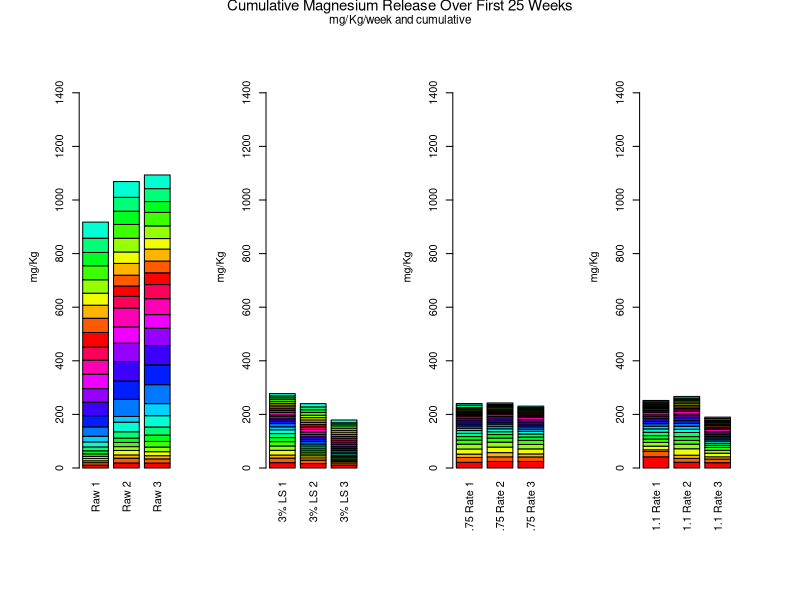

Generate this figure with R:
DT=read.csv("4_Mg_mg.csv",header=T,sep=",",stringsAsFactors=FALSE)

par(pch=30, col="black") # plotting symbol and color 
par(mfrow=c(1,4)) # all plots on one page 
par(oma=c(4,2,2,2))
#Assign empty space around the graphs
par(mar=c(5,3,2,2)+1.0)

myPlot <- function(c1,c2,ylabupper, names ){
barplot(as.matrix(DT[c(c1:c2)]),
        col=rainbow(17),
        xlab="",
        names.arg=names,
        ylab="mg/Kg",
        ylim=c(0,ylabupper),
        las=3 # use to make the xaxis labels vertical
)

}

myPlot(2,4,1500, names=c("Raw 1","Raw 2","Raw 3"))
myPlot(5,7,1500,names=c("3% LS 1","3% LS 2","3% LS 3"))
myPlot(8,10,1500,names=c(".75 Rate 1",".75 Rate 2",".75 Rate 3"))
myPlot(11,13,1500,names=c("1.1 Rate 1","1.1 Rate 2","1.1 Rate 3"))
#mtext("Cumulative Magnesium Release", outer = TRUE, cex = 1.5)

mtext("Cumulative Magnesium Release Over First 25 Weeks", outer = TRUE, cex = 0.9, line=1)
mtext("mg/Kg/week and cumulative", outer = TRUE, cex = 0.7, line=0)
